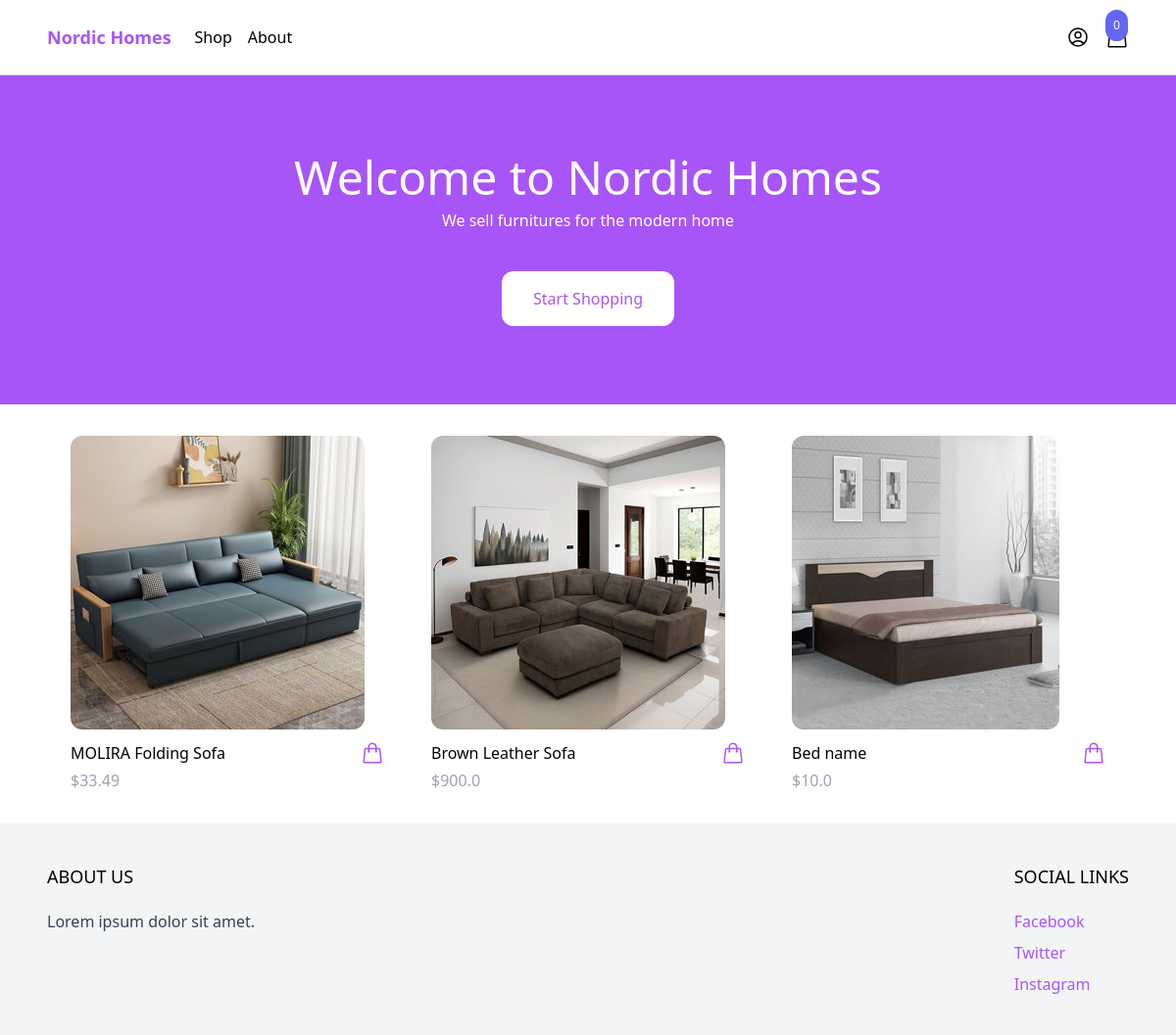
The app's page /, older data.
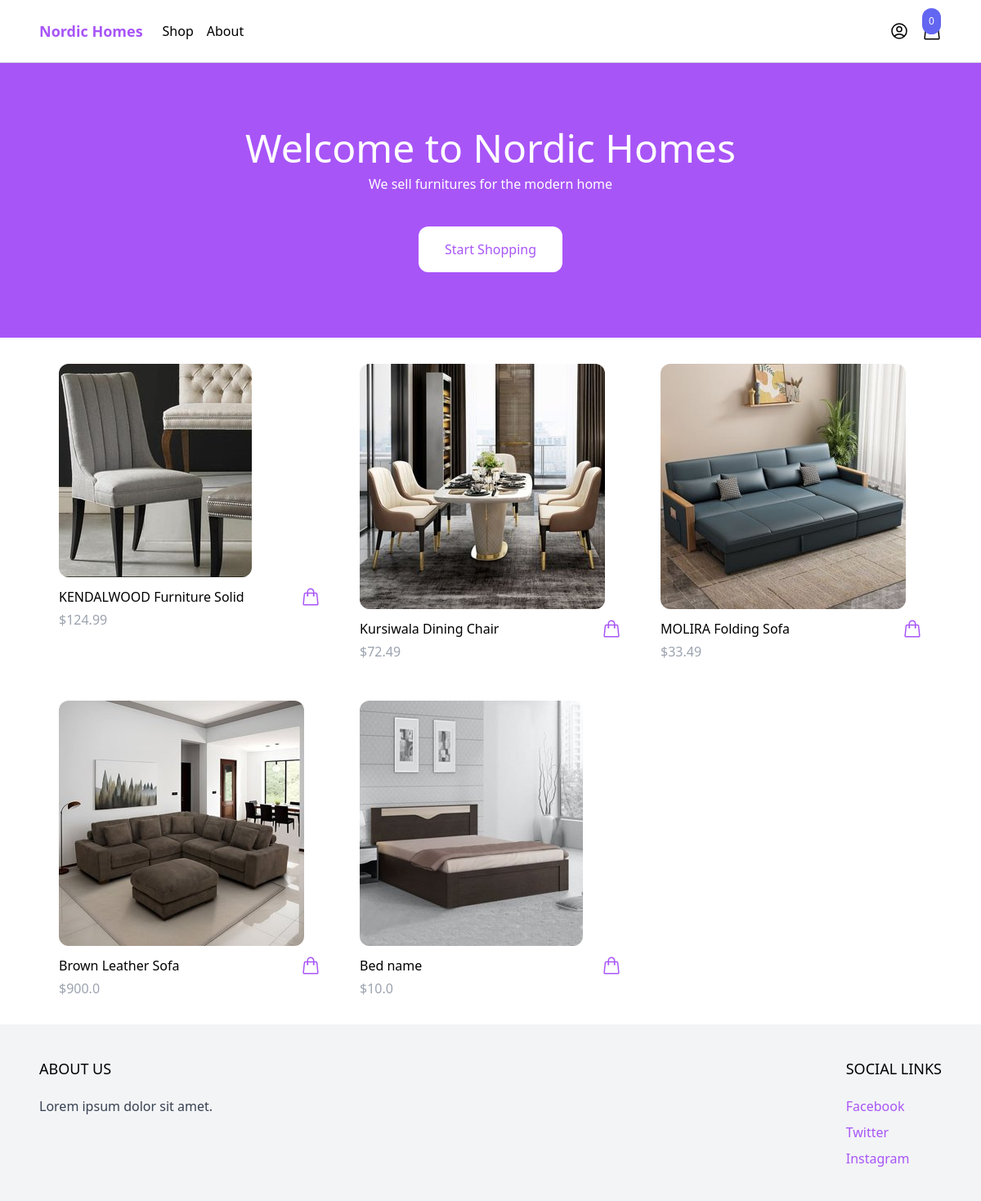
The same page, newer data.
### products/models.py (models this page shows, shortened)
class Product(models.Model):
    category = models.ForeignKey(Category, related_name='products', on_delete=models.CASCADE)
    name = models.CharField(max_length=255)
    slug = models.SlugField()
    description  = models.TextField(blank=True, null=True)
    price = models.IntegerField()
    created_at = models.DateTimeField(auto_now_add=True)
    image = models.ImageField(upload_to='uploads/', blank=True, null=True)
    thumbnail = models.ImageField(upload_to='uploads/', blank=True, null=True)
    class Meta:
        ordering = ('-created_at',)
    def get_display_price(self):
        return self.price / 100
    def get_thumbnail(self):
        if self.thumbnail:
            return self.thumbnail.url

### core/views.py (the view)
# urls.py: path('', frontpage, name='frontpage'),
def frontpage(request):
    products = Product.objects.all()[0:8]
    return render(request, 'core/frontpage.html', {'products': products})

### cart/cart.py (called while the page is built)
    def __len__(self):
        return sum(item['quantity'] for item in self.cart.values())

### cart/context_processors.py (called while the page is built)
def cart(request):
    return{'cart': Cart(request)}

### core/templates/core/frontpage.html (shortened to what this page needs)
{% extends 'core/base.html' %}
{% block content %}
<header class="px-6 py-10 lg:py-20 bg-purple-500">
    <div class="max-w-3xl mx-auto text-center">
        <p class="mb-2 text-3xl lg:text-5xl text-white">Welcome to Nordic Homes</p>
        <p class="mb-10 text-white">We sell furnitures for the modern home</p>
        <a href="#" class="inline-block px-8 py-4 rounded-xl bg-white text-purple-500 hover:bg-gray-200">Start
            Shopping</a>
    </div>
</header>
<div class="max-w-6xl mx-auto py-2 px-6 xl:px-0">
    <div class="products flex items-centre flex-wrap">
        {% for product in products %}
            {% include 'product/partials/product_list_item.html' %}
        {% endfor %}
    </div>
</div>
{% endblock content %}

### products/templates/product/partials/product_list_item.html (shortened to what this page needs)
<div class="w-full md:w-1/3 xl:w-1/4 p-6">
    <a href="{% url 'product' product.slug %}">
        <img src="{{ product.get_thumbnail }}"
            class="rounded-xl hover:shadow-lg" alt="">
    </a>
    <div class="pt-3 flex items-center justify-between">
        <a href="{% url 'product' product.slug %}">{{ product.name }}</a>
        <a
            href="#"
            hx-get="{% url 'add_to_cart' product.id %}"
            hx-target="#menu-cart-button"
            hx-swap="outerHTMl"
            class="text-purple-500 hover:text-purpal-500"
        >
        </a>
    </div>
    <p class="pt-1 text-gray-400">${{ product.get_display_price }}</p>
</div>

Row changes from the older to the newer data that the page shows:
added Product: get_thumbnail (picture), name "KENDALWOOD Furniture Solid", get_display_price "124.99"
added Product: get_thumbnail (picture), name "Kursiwala Dining Chair", get_display_price "72.49"
